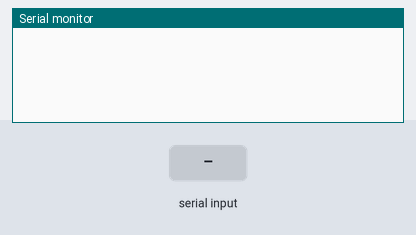
Simulated run of this sketch. Board: Arduino Uno, built with avr-gcc and run on an emulated ATmega328P. Parts: the last lines printed to the serial monitor. The inputs (shaded band) are chosen by the test bench.

Above: at 1.2 s.
1.3 s: "1" received over Serial
At 3.5 s:
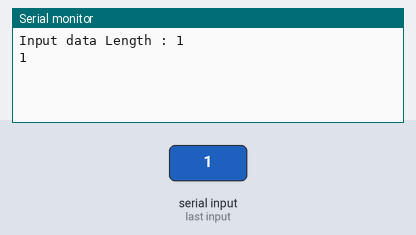
3.8 s: "0" received over Serial
At 5.2 s:
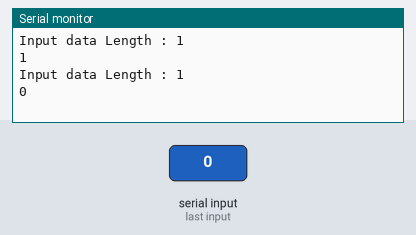
5.3 s: "2" received over Serial
At 6.7 s:
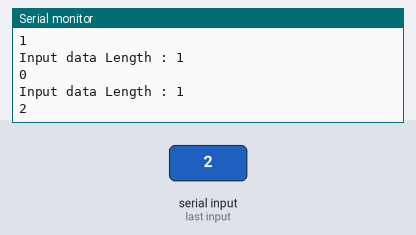

Measured:
- after the input at 1.3 s, the serial monitor: prints a new line after 1.0 s (image 1)
- after the input at 3.8 s, the serial monitor: prints a new line after 1.0 s (image 2)
- after the input at 5.3 s, the serial monitor: prints a new line after 1.0 s (image 3)

The sketch:

serial_read.ino
```cpp
void setup()
{
  Serial.begin(9600);
}

void loop()
{
  char temp[100];  // 입력 버퍼
  if (Serial.available())
  {
    byte leng = Serial.readBytes(temp, 20);  // 최대 20바이트 읽기

    Serial.print("Input data Length : ");
    Serial.println(leng);

    for (int i = 0; i < leng; i++)
    {
      Serial.print(temp[i]);
    }
    Serial.println();
  }
}


/*
void loop()
{
  if (Serial.available())
  {
    String str = Serial.readString();  // 시리얼 모니터에서 입력한 문자열 전체 읽기

    Serial.print("Input data : ");
    Serial.println(str);
  }
}
*/
```
